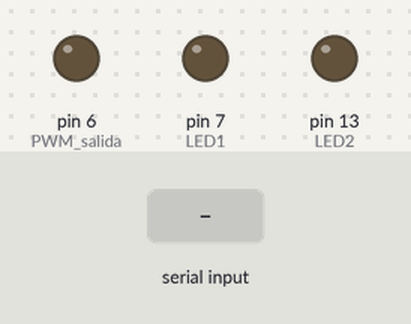
Simulated run of this sketch. Board: Arduino Uno, built with avr-gcc and run on an emulated ATmega328P. Shown: output pins drawn as LEDs (lit = HIGH). The test bench sets the inputs (shaded band).

Above: at 1.2 s.
1.3 s: "c90\n" received over Serial
At 2.3 s:
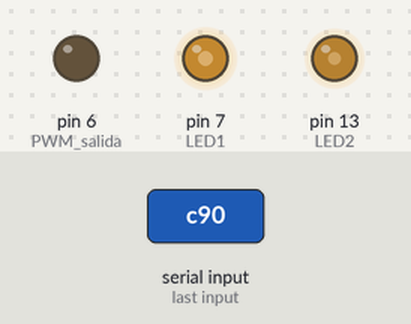
2.8 s: "a90\n" received over Serial
At 3.4 s:
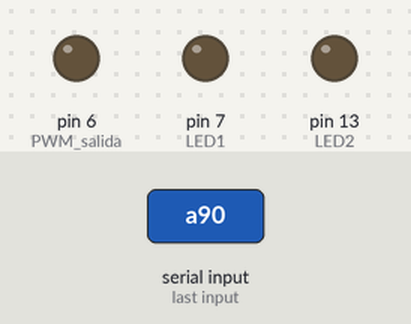
Timing chart, 0 to 5.8 s (numbered marks = the images above; inputs shaded):
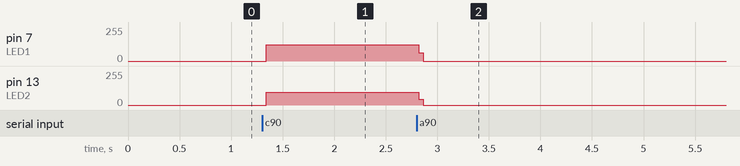

The sketch:

Spin_coater_V2.ino
```cpp
#define LED1 7
#define LED2 13
char dato;
String cadena, d1, d2, d3, d4, d5, d6;
int p1, p2, p3, tiempo1, tiempo2, tiempo3;
int p4, p5, p6, velocidad1, velocidad2, velocidad3;

int K1 = 0;  // las memorias equivalentes a los Relés se declaran en estado inicial bajo o false.
int K2 = 0;
int K3 = 0;
int S0;       // Hará la función de STOP
int S1;       // Harà la función de START
int H1 = 7;   // Pin de salida del LED
int H2 = 13;  // Pin de salida del LED

///////////////
// Variables asociadas a "temp1".
int T1 = LOW;       // Bit asociado al temporizador 1
int activado1 = 0;  // Al principio no ha sido activado.
long inicio1, final1, actual1;

///

// Variables asociadas a "temp2".
int T2;             // Bit asociado al temporizador 2
int activado2 = 0;  // Al principio no ha sido activado.
long inicio2, final2, actual2;


// Variables asociadas a "temp3".
int T3;             // Bit asociado al temporizador 3
int activado3 = 0;  // Al principio no ha sido activado.
long inicio3, final3, actual3;

// Variables asociadad al setpoint de velocidad

float spp;
int PWM_salida = 6;


void setup() {
  Serial.begin(9600);
  pinMode(LED1, OUTPUT);
  pinMode(LED2, OUTPUT);
  digitalWrite(H1, LOW);
  digitalWrite(H2, LOW);
  pinMode (PWM_salida, OUTPUT);

}

void loop() {

  if (Serial.available() > 0) {
    dato = Serial.read();
    cadena = cadena + dato;
    if (dato == '*') {
      p1 = cadena.indexOf('|');
      p2 = cadena.indexOf('|', p1 + 1);
      p3 = cadena.indexOf('|', p2 + 1);
      p4 = cadena.indexOf('|', p3 + 1);
      p5 = cadena.indexOf('|', p4 + 1);
      p6 = cadena.indexOf('|', p5 + 1);


      d1 = cadena.substring(0, p1);
      d2 = cadena.substring(p1 + 1, p2);
      d3 = cadena.substring(p2 + 1, p3);
      d4 = cadena.substring(p3 + 1, p4);
      d5 = cadena.substring(p4 + 1, p5);
      d6 = cadena.substring(p5 + 1, p6);


      tiempo1 = d1.toInt();
      tiempo2 = d2.toInt();
      tiempo3 = d3.toInt();
      velocidad1 = d4.toInt();
      velocidad2 = d5.toInt();
      velocidad3 = d6.toInt();
      Serial.print(tiempo1);
      Serial.print(tiempo2);
      Serial.print(tiempo3);
      Serial.print(velocidad1);
      Serial.print(velocidad2);
      Serial.print(velocidad3);

      cadena = "";
    }
    if (dato == 'a') {

      S0 = 1;
    }
    if (dato == 'b') {

      S0 = 0;
    }
    if (dato == 'c') {

      S1 = 1;
    }
    if (dato == 'd') {

      S1 = 0;
    }
  }

  if ((S1 | K1) && (!S0) && (!K2) && (!K3)) {
    K1 = 1;
  } else {
    K1 = 0;
  }

  if (K1) {
    activetemp1(tiempo1);
  } else {
    desactivetemp1();
  }


  if ((T1 | K2) && (!S0) && (!K3)) {
    K2 = 1;
  } else {
    K2 = 0;
  }


  if (K2) {
    activetemp2(tiempo2);
  } else {
    desactivetemp2();
  }

  if ((T2 | K3) && (!S0) && (!T3)) {
    K3 = 1;
  } else {
    K3 = 0;
  }

  if (K3) {
    activetemp3(tiempo3);
  } else {
    desactivetemp3();
  }


  //////SALIDAS

  if (K1) {
    digitalWrite(H1, HIGH);
    spp = velocidad1; // Dato desde Nextion 30%
    analogWrite(PWM_salida,spp*255.0/100.0);

  } else {
    digitalWrite(H1, LOW);
    analogWrite(PWM_salida, 0);

  }

  if (K2) {
    digitalWrite(H2, HIGH);
    spp = velocidad2;  // Dato desde Nextion 75%
    analogWrite(PWM_salida,spp*255.0/100.0);
  } else {
    digitalWrite(H2, LOW);
    analogWrite(PWM_salida, 0);
  }

  if (K3) {
    digitalWrite(H1, HIGH);
    spp = velocidad3;  // Dato desde Nextion 100%
    analogWrite(PWM_salida,spp*255.0/100.0);
  } else {
    digitalWrite(H1, LOW);
    analogWrite(PWM_salida, 0);
  }
}


//SUBRUTINA TEMPORIZADOR 1
//- - - - - - - - - - - - - - - - - - - - - - - - - - - - - - - - - - - - - - - - - - - - -
void activetemp1(int t1) {
  if (K1 && activado1 == 0) {  // Si K1 esta activa y no ha sido activado=0 antes...
    activado1 = 1;             // marca activado=1 y guarda el tiempo de inicio.
    inicio1 = millis();
    final1 = inicio1 + t1;  // dato desde nextion
  }
  actual1 = millis();  // Consulta el tiempo actual.
  if (activado1 == 1 && (actual1 > final1)) {
    T1 = HIGH;
  } else {
    T1 = LOW;
  }
}
//- - - - - - - - - - - - - - - - - - - - - - - - - - - - - - - - - - - - - - - - - - - - -
void desactivetemp1() {
  T1 = LOW;
  activado1 = 0;
  inicio1 = 0;
  final1 = 0;
  actual1 = 0;
}
//- - - - - - - - - - - - - - - - - - - - - - - - - - - - - - - - - - - - - - - - - - - - -
//SUBRUTINA TEMPORIZADOR 2
//- - - - - - - - - - - - - - - - - - - - - - - - - - - - - - - - - - - - - - - - - - - - -
void activetemp2(int t2) {
  if (K2 && activado2 == 0) {  // Si ha pulsado HIGH y no ha sido activado=0 antes...
    activado2 = 1;             // marca activado=1 y guarda el tiempo de inicio.
    inicio2 = millis();
    final2 = inicio2 + t2;  // dato desde nextion
  }
  actual2 = millis();  // Consulta el tiempo actual.
  if (activado2 == 1 && (actual2 > final2)) {
    T2 = HIGH;
  } else {
    T2 = LOW;
  }
}
//- - - - - - - - - - - - - - - - - - - - - - - - - - - - - - - - - - - - - - - - - - - - -
void desactivetemp2() {
  T2 = LOW;
  activado2 = 0;
  inicio2 = 0;
  final2 = 0;
  actual2 = 0;
}

//- - - - - - - - - - - - - - - - - - - - - - - - - - - - - - - - - - - - - - - - - - - - -
//SUBRUTINA TEMPORIZADOR 3
//- - - - - - - - - - - - - - - - - - - - - - - - - - - - - - - - - - - - - - - - - - - - -
void activetemp3(int t3) {
  if (K3 && activado3 == 0) {  // Si ha pulsado HIGH y no ha sido activado=0 antes...
    activado3 = 1;             // marca activado=1 y guarda el tiempo de inicio.
    inicio3 = millis();
    final3 = inicio3 + t3;  // Dato desde nextion
  }
  actual3 = millis();  // Consulta el tiempo actual.
  if (activado3 == 1 && (actual3 > final3)) {
    T3 = HIGH;
  } else {
    T3 = LOW;
  }
}
//- - - - - - - - - - - - - - - - - - - - - - - - - - - - - - - - - - - - - - - - - - - - -
void desactivetemp3() {
  T3 = LOW;
  activado3 = 0;
  inicio3 = 0;
  final3 = 0;
  actual3 = 0;
}
```

Measured:
- after the input at 1.3 s, pin 7 (LED1): 0/255 → 123/255 at once; pin 13 (LED2): 0/255 → 96/255 at once
- after the input at 2.8 s, pin 7 (LED1): 123/255 → 0/255 at once; pin 13 (LED2): 96/255 → 0/255 at once
